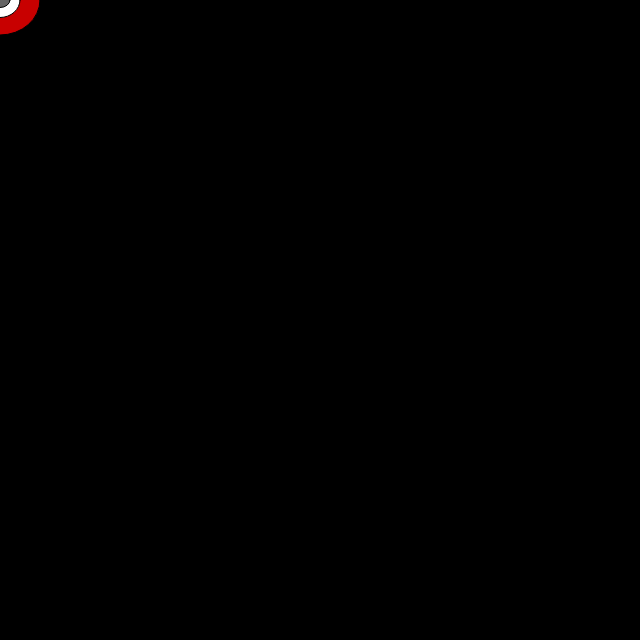
Frame 1 (no input)
Frame 60 (no input): identical to frame 1, image omitted
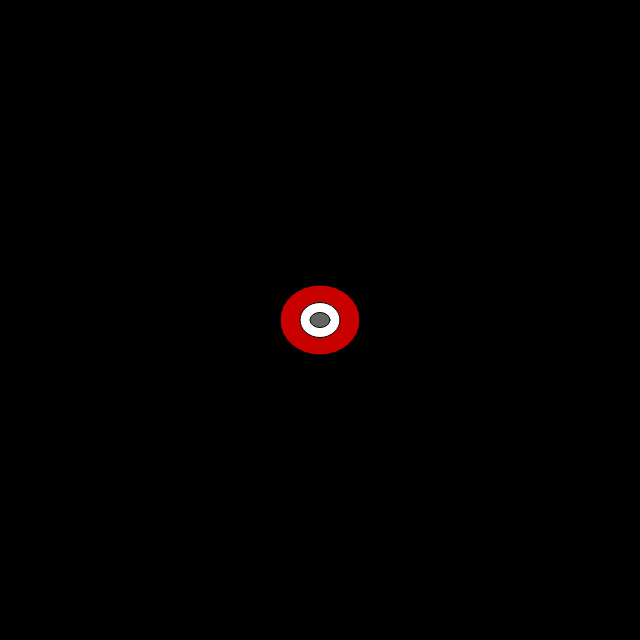
Frame 120 (the mouse pressed at the canvas centre since frame 60)

The p5.js sketch that drew these frames (run headless with seeded random() and noise() and a simulated clock; from frame 60 on, the mouse is pressed at the canvas centre):

// p5.js sketch
// ── sketch.js
function setup() {
  createCanvas(640,640)
  background(0);
  }

function draw() {
background(0);
fill (200,0,0);
  ellipse (mouseX,mouseY, 80, 70);
fill (255, 255, 255);
  ellipse (mouseX, mouseY, 40, 35);
  fill(100, 100, 100);
  ellipse (mouseX, mouseY, 20, 15);
  }
